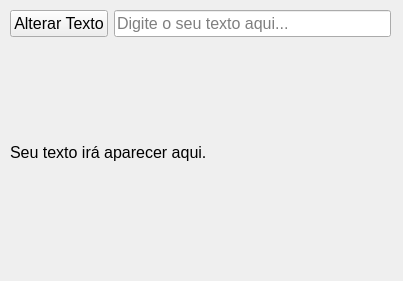
<?xml version="1.0" encoding="UTF-8"?>
<ui version="4.0">
 <class>Form</class>
 <widget class="QWidget" name="Form">
  <property name="geometry">
   <rect>
    <x>0</x>
    <y>0</y>
    <width>403</width>
    <height>281</height>
   </rect>
  </property>
  <property name="windowTitle">
   <string>Tela de Introdução</string>
  </property>
  <widget class="QWidget" name="">
   <property name="geometry">
    <rect>
     <x>10</x>
     <y>10</y>
     <width>381</width>
     <height>251</height>
    </rect>
   </property>
   <layout class="QVBoxLayout" name="verticalLayout">
    <item>
     <layout class="QHBoxLayout" name="horizontalLayout">
      <item>
       <widget class="QPushButton" name="btn_alterar">
        <property name="font">
         <font>
          <pointsize>12</pointsize>
         </font>
        </property>
        <property name="text">
         <string>Alterar Texto</string>
        </property>
        <property name="flat">
         <bool>false</bool>
        </property>
       </widget>
      </item>
      <item>
       <widget class="QLineEdit" name="lineEdit">
        <property name="font">
         <font>
          <pointsize>12</pointsize>
         </font>
        </property>
        <property name="placeholderText">
         <string>Digite o seu texto aqui...</string>
        </property>
       </widget>
      </item>
     </layout>
    </item>
    <item>
     <widget class="QLabel" name="label">
      <property name="font">
       <font>
        <pointsize>12</pointsize>
       </font>
      </property>
      <property name="text">
       <string>Seu texto irá aparecer aqui.</string>
      </property>
     </widget>
    </item>
   </layout>
  </widget>
 </widget>
 <resources/>
 <connections/>
</ui>
